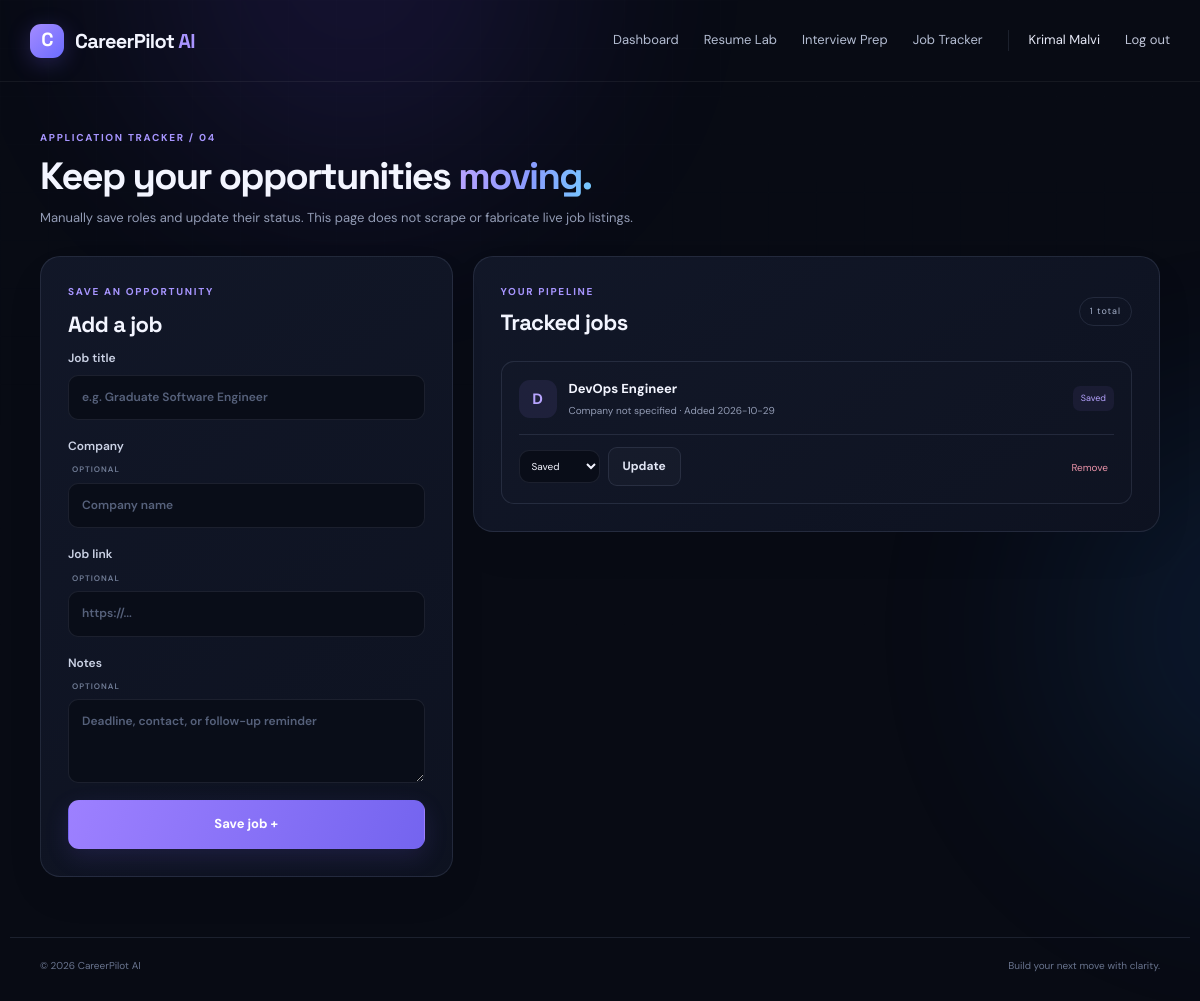
The page /jobs (signed in) on the database its author committed.
### tables this page shows
CREATE TABLE users (
            id INTEGER PRIMARY KEY AUTOINCREMENT,
            name TEXT NOT NULL,
            email TEXT NOT NULL UNIQUE,
            password_hash TEXT NOT NULL,
            created_at TEXT NOT NULL
        );

CREATE TABLE saved_jobs (
            id INTEGER PRIMARY KEY AUTOINCREMENT,
            user_id INTEGER NOT NULL,
            title TEXT NOT NULL,
            company TEXT NOT NULL DEFAULT '',
            url TEXT NOT NULL DEFAULT '',
            notes TEXT NOT NULL DEFAULT '',
            status TEXT NOT NULL DEFAULT 'Saved',
            created_at TEXT NOT NULL,
            FOREIGN KEY(user_id) REFERENCES users(id) ON DELETE CASCADE
        );

### app.py (the view, shortened to what this page needs)
@app.route("/jobs", methods=["GET", "POST"])
@login_required
def jobs():
    with get_db() as conn:
        all_jobs = conn.execute(
            """
            SELECT * FROM saved_jobs
            WHERE user_id = ?
            ORDER BY id DESC
            """,
            (session["user_id"],),
        ).fetchall()
    return render_template("jobs.html", jobs=all_jobs)

### app.py (called while the page is built)
@contextmanager
def get_db():
    conn = sqlite3.connect(DB_PATH)
    conn.row_factory = sqlite3.Row
    conn.execute("PRAGMA foreign_keys = ON")
    try:
        yield conn
        conn.commit()
    except Exception:
        conn.rollback()
        raise
    finally:
        conn.close()

def login_required(fn):
    @wraps(fn)
    def wrapper(*args, **kwargs):
        if not session.get("user_id"):
            flash("Please log in to continue.", "warning")
            return redirect(url_for("login"))
        return fn(*args, **kwargs)
    return wrapper

def current_user():
    if not session.get("user_id"):
        return None
    with get_db() as conn:
        return conn.execute(
            "SELECT id, name, email FROM users WHERE id = ?",
            (session["user_id"],),
        ).fetchone()

@app.context_processor
def inject_globals():
    return {
        "current_user": current_user(),
        "now_year": datetime.now().year,
    }

### templates/jobs.html (shortened to what this page needs)
{% extends "base.html" %}
{% block content %}
<section class="page-heading"><div><span class="eyebrow">APPLICATION TRACKER / 04</span><h1>Keep your opportunities <span class="gradient-text">moving.</span></h1><p>Manually save roles and update their status. This page does not scrape or fabricate live job listings.</p></div></section>
<div class="jobs-layout"><section class="panel add-job-panel"><span class="eyebrow">SAVE AN OPPORTUNITY</span><h2>Add a job</h2><form method="post" class="form-stack"><label>Job title<input name="title" required maxlength="150" placeholder="e.g. Graduate Software Engineer"></label><label>Company <span class="optional">OPTIONAL</span><input name="company" maxlength="150" placeholder="Company name"></label><label>Job link <span class="optional">OPTIONAL</span><input name="url" type="url" maxlength="500" placeholder="https://..."></label><label>Notes <span class="optional">OPTIONAL</span><textarea name="notes" rows="3" maxlength="1000" placeholder="Deadline, contact, or follow-up reminder"></textarea></label><button class="button button-full" type="submit">Save job +</button></form></section>
<section class="panel job-list-panel"><div class="panel-heading"><div><span class="eyebrow">YOUR PIPELINE</span><h2>Tracked jobs</h2></div><span class="count-pill">{{ jobs|length }} total</span></div>{% if jobs %}<div class="job-list">{% for job in jobs %}<article class="job-card"><div class="job-card-top"><div class="company-avatar">{{ (job.company or job.title)[:1]|upper }}</div><div class="job-info"><h3>{{ job.title }}</h3><p>{{ job.company or 'Company not specified' }} · Added {{ job.created_at[:10] }}</p></div><span class="status status-{{ job.status|lower }}">{{ job.status }}</span></div>{% if job.notes %}<p class="job-notes">{{ job.notes }}</p>{% endif %}{% if job.url %}<a class="text-link" href="{{ job.url }}" target="_blank" rel="noopener noreferrer">Open job listing ↗</a>{% endif %}<div class="job-card-actions"><form method="post" action="{{ url_for('update_job_status', job_id=job.id) }}" class="status-form"><select name="status" aria-label="Application status">{% for status in ['Saved','Applied','Interview','Rejected','Offer'] %}<option value="{{ status }}" {% if job.status == status %}selected{% endif %}>{{ status }}</option>{% endfor %}</select><button class="button button-small button-ghost" type="submit">Update</button></form><form method="post" action="{{ url_for('delete_job', job_id=job.id) }}" data-confirm="Remove this job from your tracker?"><button class="delete-link" type="submit">Remove</button></form></div></article>{% endfor %}</div>{% else %}<div class="empty-state"><div class="empty-icon">↗</div><h3>Your pipeline starts with one job</h3><p>Save a role you're interested in and track what happens next.</p></div>{% endif %}</section></div>
{% endblock %}

### templates/base.html (shortened to what this page needs)
<!doctype html>
<html lang="en">
<head>
  <link rel="stylesheet" href="{{ url_for('static', filename='css/style.css') }}">
</head>
<body>
  <div class="ambient ambient-one"></div><div class="ambient ambient-two"></div>
  <nav class="navbar">
    <a class="brand" href="{{ url_for('index') }}"><span class="brand-mark">C</span><span>CareerPilot<span class="brand-ai"> AI</span></span></a>
    <div class="nav-links">
      {% if current_user %}
        <a href="{{ url_for('dashboard') }}">Dashboard</a>
        <a href="{{ url_for('analyze') }}">Resume Lab</a>
        <a href="{{ url_for('interview') }}">Interview Prep</a>
        <a href="{{ url_for('jobs') }}">Job Tracker</a>
        <span class="nav-user">{{ current_user.name }}</span>
        <a class="nav-logout" href="{{ url_for('logout') }}">Log out</a>
      {% else %}
        <a href="{{ url_for('login') }}">Log in</a>
        <a class="button button-small" href="{{ url_for('register') }}">Get started</a>
      {% endif %}
    </div>
  </nav>
  <main class="main-shell">
    {% block content %}{% endblock %}
  </main>
  <footer class="footer"><span>© {{ now_year }} CareerPilot AI</span><span>Build your next move with clarity.</span></footer>
</body>
</html>

### rows shown on the page
users: name "Krimal Malvi"
saved_jobs: company+title "D", title "DevOps Engineer", company "Company not specified", created_at "2026-10-29", status "Saved"

### other values the page prints
{{ jobs|length }} "1"
